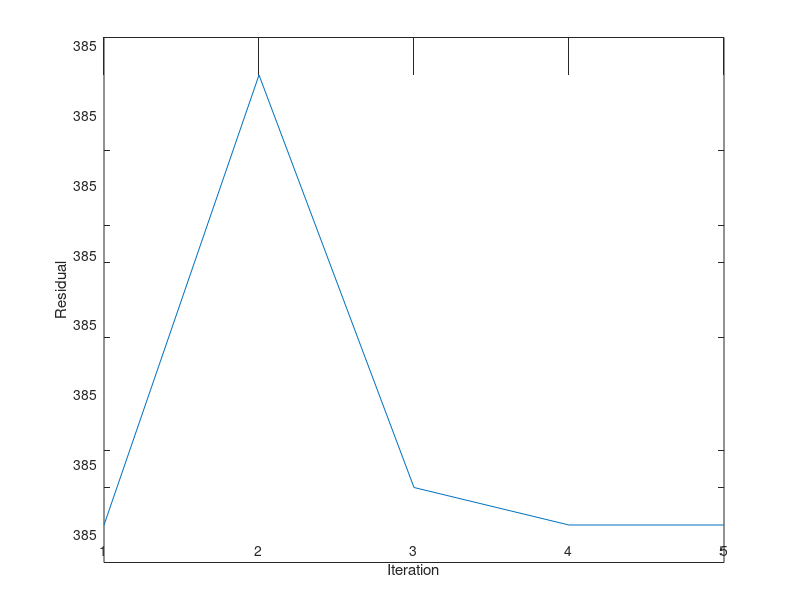
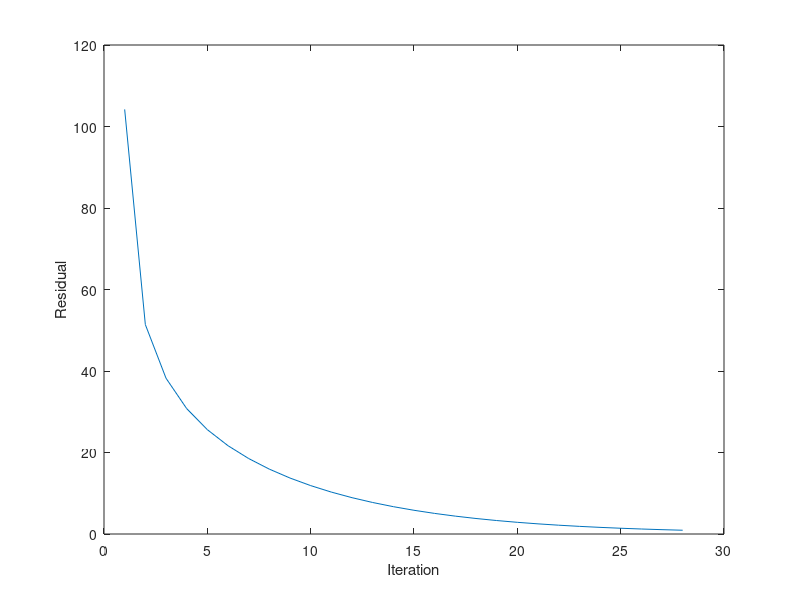
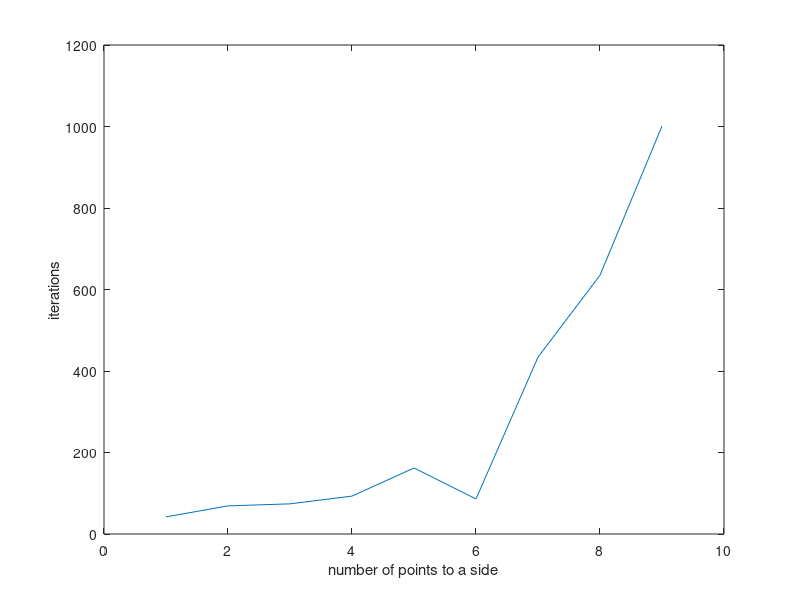
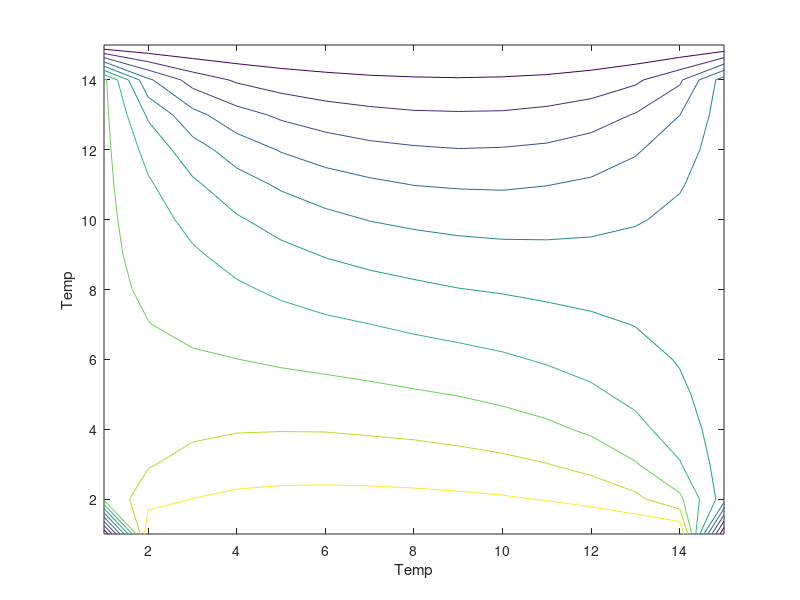

These charts were generated, in order, by the following MATLAB code: (Note: this script raises an error after producing the figures.)
%% MENG451HW03
% PROBLEM 3.1
clear all
close all
clc

%% Problem 3.1.1

%% Part 1
% Solve (3.6) using a built-in solver. Such as Matlab’s or Julia’s \
% operator. Plot the results on a contour lot

% create temperature matrix
Temperature = zeros(5,5);

% initialize edge values
% not initializing corners because they are not used in calculation
Temperature(2:4, 1) = 75; % left of matrix
Temperature(2:4, 5) = 50; % right of matrix
Temperature(1, 2:4) = 100; % top of matrix
Temperature(5, 2:4) = 0; % bottom of matrix

% create coefficients matrix for large solve
Coeffs = [4 -1 0, -1 0 0, 0 0 0;
        -1 4 -1, 0 -1 0, 0 0 0;
        0 -1 4, 0 0 -1, 0 0 0;
        -1 0 0, 4 -1 0, -1 0 0;
        0 -1 0, -1 4 -1, 0 -1 0;
        0 0 -1, 0 -1 4, 0 0 -1;
        0 0 0, -1 0 0, 4 -1 0;
        0 0 0, 0 -1 0, -1 4 -1;
        0 0 0, 0 0 -1, 0 -1 4];

% create solutions for large solve
Results = transpose([75 0 50 75 0 50 175 100 150]);

% solve - matrix given is 9x1 
DT = transpose(Coeffs\Results);

% NOTE: temps matrix  DT(9,1) gives result as
%  = [T11 T21 T31 T12 T22 T32 T13 T23 T33] on diagram
% This equates to [T31 T32 T33 T21 T22 T23 T11 T12 T13] in TempCore

TempCore = [DT(7) DT(8) DT(9);
            DT(4) DT(5) DT(6);
            DT(1) DT(2) DT(3)];

Temperature(2:4, 2:4) = TempCore


%% Part 2
% Determine the condition number (Moler, 2017; Wikipedia contributors,
% 2018) based on the ratio of the singular values σ of the system matrix
% you solved in the previous part of the problem.
% κ = σmax(A)/ σmin(A) (3.7)
% Compare κ to the results of a built-in condition number function.

% calc k = singmax/singmin

% Calculate the singular values. They are outputted along the diagonal in S
% S(1) is the maximum, S(5) is the minimum
[U,S,V] = svd(Temperature);

SingMax = S(1);
SingMin = S(5);
Khand = SingMax/SingMin;

% Built in ocndition number function
Kcommand = cond(Temperature);

Khand
Kcommand




%% Part 3
% Implement the unpreconditioned biconjugate gradient stabilized
% method, usually written as BiCGSTAB, of van der Vorst (1992). Solve
% (3.6) using your BiCGSTAB function. During the iterations, keep track
% of the residuals, and make a plot showing how your solver converged.

% A = Coeffs
% B = Results
% x0 = guess

xi = zeros(9,1); % create initial guess, x(i)

% NOTE: the i indices are advanced one as MATLAB starts in a matrix at 1,
% instead of 0

% DO NOT NEED TO CARRY OLD VALUES
r = Results - Coeffs*xi; % initialize r(1,:)
rtilde = 10*rand(9,1); % initialize rtilde
rho = dot(r, rtilde); % initialize rho(1)
p = r; % initialize p(:,1)
i = 0; % initialize i
trigger = 0; % initalize trigger for function
margin1 = 0.01; % toilerance for s
margin2 = 0.01; % tolerance for r
safetyfactor = 1000;
[m,n] = size(Temperature);


% do BiCGSTAB - proceedure from wikipedia
while trigger == 0
        i = i + 1; % safety factor to prevent recursion
        v = Coeffs * p;
        alpa = rho/dot(rtilde, v);
        h = xi + alpa * p;
        s = r - alpa * v;

        if norm(s) < margin1
            trigger = 1;
        else
            t = Coeffs*s;
            omega = dot(t, s)/dot(t, t);
            xi = h + omega*s;
            r = s - omega*t;
        end

        if norm(r) < margin2
            trigger = 1;
        else
            rho1 = dot(rtilde, r);
            beta = (rho1/rho)*(alpa/omega);
            p = r + beta*(p - omega*v);
            rho = rho1; % update rhos
        end

       

        
        % create temps matrix from BiCGSTAB
        DT1 = transpose((Results-r)\Coeffs);

        BiCGSTABTempCore = [DT1(7) DT1(8) DT1(9);
                            DT1(4) DT1(5) DT1(6);
                            DT1(1) DT1(2) DT1(3)];
        
        % initialize edge values
        % not initializing corners because they are not used in calculation
        BiCGSTABTemp(2:4, 1) = 75; % left of matrix
        BiCGSTABTemp(2:4, 5) = 50; % right of matrix
        BiCGSTABTemp(1, 2:4) = 100; % top of matrix
        BiCGSTABTemp(5, 2:4) = 0; % bottom of matrix



        BiCGSTABTemp(2:4, 2:4) = BiCGSTABTempCore;


        % create residual for iteration
        Residual = zeros(m,n); % create residual matrix; reset every iteration; based off BiCGSTABTemp


        for j = 2:(m-1)
            for k = 2:(n-1)
                Residual(j,k) = -4*BiCGSTABTemp(j,k) + BiCGSTABTemp(j+1,k) + BiCGSTABTemp(j-1,k) + BiCGSTABTemp(j,k+1) + Temperature (j,k-1);
            end
        end

        R(i) = norm(Residual); % put the resiudal value into R matrix

        if i > safetyfactor
            break
        end

end



% create plot of residuals
figure
plot(R)
ylabel('Residual')
xlabel('Iteration')




%% Problem 3.1.2

%% Part 1
% Implement a Successive Over Relaxation (SOR) solver for this system
% of n equally-spaced grid points in each direction

tol = 1; % tolerance values
trigger = 0;
iter = 0;
R = zeros(1,1);
relerror = 1000;

sized = 7; % determines size of matrix aka n

% generate P - input
% size of (size-2, size-2)
P = randi(100,[sized-2 sized-2]);

Told = zeros(sized, sized); % initalize size parameter

% initialize edge values
% not initializing corners because they are not used in calculation
Told(2:(sized-1), 1) = 75; % left of matrix
Told(2:(sized-1), sized) = 50; % right of matrix
Told(1, 2:(sized-1)) = 100; % top of matrix
Told(sized, 2:(sized-1)) = 0; % bottom of matrix

Told(2:(sized-1),2:(sized-1)) = P;
Tnew = Told;
Tnew(2:sized-1,2:sized-1) = 0;

omega = 1.00111; % parameter for SOR, can change

while relerror > tol

    iter = iter + 1;

    % perform SOR
    for i=2:(sized-1)
        for j=2:(sized-1)
    
            phi = (1/4) * (Told(i+1,j)+Told(i-1,j)+Told(i,j+1)+Told(i,j-1));
    
            Tnew(i,j) = (1-omega)*Told(i,j) + omega * phi;
    
        end
    end

    % calc error
    relerror = norm((Tnew - Told));

    % calculate residual
    Residual = zeros(sized,sized); % initialize residuals matrix
    
    for i = 2:(sized-1)
        for j = 2:(sized-1)
            Residual(i,j) = 4*Tnew(i,j) - (Tnew(i+1,j) + Tnew(i-1,j) + Tnew(i,j+1) + Tnew(i,j-1));
        end
    end
    
    R(iter) = relerror;

    Told = Tnew;

    if iter > 1000
        break
    end

end

% create plot of residuals
figure
plot(R)
ylabel('Residual')
xlabel('Iteration')





%% Part 2
% Plot the convergence as a function of grid points. Also make a
% contour-type plot of the finest grid.

% ok yes im probably doing a lot of extra work but idc :p


for sized = 7:15
    tic
    iter = 0;

    N = sized - 2;
    
    % generate P - interior values
    % size of NxN
    P = randi(100,[N,N]);
    
    x = zeros(N,N);
    
    % generate corners
    x(1,1) = -4 * P(1,1) + P(2,1) + P(1,2); % NW Corner
    x(1,N) = -4 * P(1,N) + P(2,N) + P(1,N-1); % NE Corner
    x(N,1) = -4 * P(N,1) + P(N,2) + P(N-1,1); % SW Corner
    x(N,N) = -4 * P(N,N) + P(N-1,N) + P(N,N-1); % NW Corner
    
    % generate north edge - i = 1
    for j = 2:N-1
        x(1,j) = -4 * P(1,j) + P(2,j) + P(1,j+1) + P(1,j-1);
    end

    % generate south edge - i = N
    for j = 2:N-1
        x(N,j) = -4 * P(N,j) + P(N-1,j) + P(N,j+1) + P(N,j-1);
    end

    % generate west edge - j = 1
    for i = 2:N-1
        x(i,1) = -4 * P(i,1) + P(i,2) + P(i+1,1) + P(i-1,1);
    end

    % generate east edge - j = N
    for i = 2:N-1
        x(i,N) = -4 * P(i,N) + P(i,N-1) + P(i+1,N) + P(i-1,N);
    end

    % generate interior
    for i = 2:N-1
        for j = 2:N-1

            x(i,j) = -4 * P(i,j) + P(i+1,j) + P(i-1,j) + P(i,j+1) + P(i,j-1);

        end
    end

    xold = zeros(sized,sized);
    xold(2:sized-1, 2:sized-1) = x;


    % initialize edge values
    % not initializing corners because they are not used in calculation
    xold(2:sized-1, 1) = 75; % left of matrix
    xold(2:sized-1, sized) = 50; % right of matrix
    xold(1, 2:sized-1) = 100; % top of matrix
    xold(sized, 2:sized-1) = 0; % bottom of matrix


    tol = 1;
    xnew = xold;
    err = 10;
    omega = 1.01;

    while err > tol
        
        iter = iter + 1;
        
        % perform SOR
        for i=2:sized-1
            for j=2:sized-1
    
                phi = (1/4) * (xold(i+1,j)+xold(i-1,j)+xold(i,j+1)+xold(i,j-1));
    
                xnew(i,j) = (1-omega)*xold(i,j) + omega * phi;
    
            end
        end

        err = norm(xnew-xold);
    
        xold = xnew;

        if iter > 1000
            break
        end

    end
resds(sized-6) = err;
iterations312(sized-6) = iter;
time312(sized-6) = toc;

end

% create plot of iterations/convergence
figure
plot(iterations312)
ylabel('iterations')
xlabel('number of points to a side')


figure
contour(xnew)
xlabel('Temp')
ylabel('Temp')



%% Part 3
% Implement the BiCGSTAB method without building the entire matrix A
% as a single dense array. Hint: think carefully about what operations
% are needed in the method and how to do them in terms of (3.5).
%Compare the following things between SOR and BiCGSTAB:
%(a) Number of iterations vs grid size
%(b) Wall time vs grid size
%(c) For a large grid case, compare how the residuals converge.

% dont create A b/c extremely large and barely filled (~1%)

% "implement" means cant use bicgstab() ^~^

% BiCGSTAB as from WIKIPEDIA
    % v = Api−1
    % α = ρi−1/(r̂0, v)
    % h = xi−1 + αpi−1
    % s = ri−1 − αv
    % If h is accurate enough, i.e., if s is small enough, then set xi = h and quit
    % t = As
    % ω = (t, s)/(t, t)
    % xi = h + ωs
    % ri = s − ωt
    % If xi is accurate enough, i.e., if ri is small enough, then quit
    % ρi = (r̂0, ri)
    % β = (ρi/ρi−1)(α/ω)
    % pi = ri + β(pi−1 − ωv)




% Define grid size and parameters - assuming square

for n = 7:15
    tic
    [Resids(:,n-6), iterations313(n-6)] = uncon_noA_BiCGSTAB(n);
    time313(n-6) = toc;

end

Resids;

n = 7:15;

% a) # iterations v grid size
figure
hold on
plot(iterations313,n,'DisplayName','BiCGSTAB')
plot(iterations312,n,'DisplayName', 'SOR'); 
xlabel('Iterations')
ylabel('Grid size (n * n)')
legend

% b) wall time v grid size
n = 7:15;
figure
hold on
plot(time313,n,'DisplayName','BiCGSTAB');
plot(time312,n,'DisplayName','SOR');
ylabel('Grid size (n * n)')
xlabel('Wall Time')
legend()

% c) for grid = large, how residuals converge?

figure
hold on
plot(Resids,n,'DisplayName','BiCGSTAB');
plot(resds,n,'DisplayName','SOR');
ylabel('Grid size (n * n)')
xlabel('Residuals')
legend()




function [Res, iter] = uncon_noA_BiCGSTAB(n)

    
    tol = 1e-6;  % Convergence tolerance
    
    % Initialize temperature grid and boundary conditions
    b = zeros(n * n, 1);  % Boundary condition vector
    
    % Assign boundary values
    b(1:n) = 100;  % Top boundary
    b(end-(n+1):end) = 0;  % Bottom boundary
    b(1:n:end) = 75;  % Left boundary
    b(n:n:end) = 50;  % Right boundary
    
    
    xtest = randi(100,n);
    x = xtest(:);  % Initial guess for the solution
    r = b - InteriorCalc(x, n);  % Initial residual
    rhat = r;  % Set r = r0
    rho_old = dot(r, rhat);  
    p = r;
    iter = 0; % starts iteration tracker
    trigger = 0;
    maxiter = 1000;
    
    while trigger == 0
        iter = iter + 1;
    
        v2 = InteriorCalc(x, n)\x * p;
        alpha = rho_old\dot(rhat, v2);
        h = x + alpha * rho_old;
        s = r - alpha * v2;
    
        % If h is accurate enough, i.e., if s is small enough, then set xi = h and quit
    
        t2 = InteriorCalc(x, n)\x * s;
        omega = dot(t2, s)/dot(t2, t2);
        xi = h + omega * s;
        ri = s - omega * t2;
    
        % If xi is accurate enough, i.e., if ri is small enough, then quit
    
        rho_new = dot(rhat, ri);
        beta = (rho_new / rho_old) * (alpha / omega);
        
        pi = ri + beta * (p - omega * v2);
    
        % update values for next iteration
        p = pi;
        r = ri;
        x = xi;
        rhat = r;
        rho_old = rho_new;
    
    
        re = norm(rhat);
        Res(iter) = re;
    
    
        if re < tol
            trigger = 1;
        end
    
        if iter >= maxiter
            trigger = 1;
        end
    
    end
end





function T_new = InteriorCalc(T, n)
    % Solve initial inside of matrix
    T_new = zeros(n * n, 1);  % Initialize new temperature array
    for i = 2:n-1
        for j = 2:n-1
            index = sub2ind([n, n], i, j);  % Convert 2D indices to 1D index
            % Apply the finite difference stencil (central difference)
            T_new(index) = (T(index+1) + T(index-1) + T(index+n) + T(index-n) - 4*T(index));
        end
    end
end
